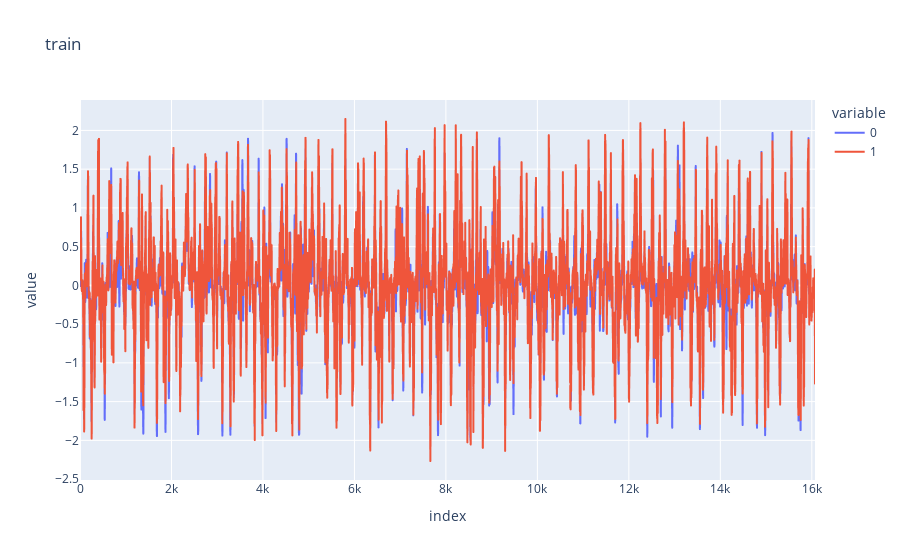

The code cell stored with this chart in its notebook:
### Markdown cell above
# visualise the performance

### Code cell
#train_frames, train_other, train_out
val_idxv = np.sort(val_idx)
train_idxv = np.sort(train_idx)

val_y_pred = model.predict(x[val_idxv], batch_size=64)
train_y_pred = model.predict(x[train_idxv], batch_size=64)


val_outv = y[val_idxv]
train_outv = y[train_idxv]



px.line(np.c_[train_outv[:, 2], train_y_pred[:, 2]]*np.pi, title='train')

### Figure 1 — Plotly figure (JSON) as saved in the notebook; plotly's stock layout.template omitted (floating-point values rounded to 4 significant figures; data arrays with more than 128 entries replaced by an {"elided": "..."} marker saying what was removed)
{"data": [{"hovertemplate": "variable=0<br>index=%{x}<br>value=%{y}<extra></extra>", "legendgroup": "0", "line": {"color": "#636efa", "dash": "solid"}, "marker": {"symbol": "circle"}, "mode": "lines", "name": "0", "showlegend": true, "type": "scattergl", "x": {"elided": "16071 int values"}, "xaxis": "x", "y": {"elided": "16071 float values"}, "yaxis": "y"}, {"hovertemplate": "variable=1<br>index=%{x}<br>value=%{y}<extra></extra>", "legendgroup": "1", "line": {"color": "#EF553B", "dash": "solid"}, "marker": {"symbol": "circle"}, "mode": "lines", "name": "1", "showlegend": true, "type": "scattergl", "x": {"elided": "16071 int values"}, "xaxis": "x", "y": {"elided": "16071 float values"}, "yaxis": "y"}], "layout": {"legend": {"title": {"text": "variable"}, "tracegroupgap": 0}, "title": {"text": "train"}, "xaxis": {"anchor": "y", "domain": [0, 1], "title": {"text": "index"}}, "yaxis": {"anchor": "x", "domain": [0, 1], "title": {"text": "value"}}}}
